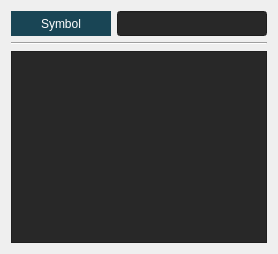
            <widget class="QWidget" name="new_page">
             <layout class="QVBoxLayout" name="verticalLayout_14">
              <item>
               <layout class="QVBoxLayout" name="verticalLayout_13">
                <item>
                 <layout class="QFormLayout" name="formLayout_3">
                  <item row="0" column="0">
                   <widget class="QLabel" name="label_32">
                    <property name="minimumSize">
                     <size>
                      <width>100</width>
                      <height>25</height>
                     </size>
                    </property>
                    <property name="maximumSize">
                     <size>
                      <width>100</width>
                      <height>25</height>
                     </size>
                    </property>
                    <property name="cursor">
                     <cursorShape>ArrowCursor</cursorShape>
                    </property>
                    <property name="styleSheet">
                     <string notr="true">color: rgb(255, 255, 255);
background-color: rgb(25, 69, 85);</string>
                    </property>
                    <property name="text">
                     <string>Symbol</string>
                    </property>
                    <property name="alignment">
                     <set>Qt::AlignCenter</set>
                    </property>
                   </widget>
                  </item>
                  <item row="0" column="1">
                   <widget class="QLineEdit" name="newsymbol_edit">
                    <property name="minimumSize">
                     <size>
                      <width>0</width>
                      <height>25</height>
                     </size>
                    </property>
                    <property name="maximumSize">
                     <size>
                      <width>16777215</width>
                      <height>25</height>
                     </size>
                    </property>
                    <property name="styleSheet">
                     <string notr="true">background-color: rgb(40, 40, 40);
color: rgb(255, 255, 255);</string>
                    </property>
                    <property name="readOnly">
                     <bool>true</bool>
                    </property>
                   </widget>
                  </item>
                 </layout>
                </item>
                <item>
                 <widget class="Line" name="line_3">
                  <property name="orientation">
                   <enum>Qt::Horizontal</enum>
                  </property>
                 </widget>
                </item>
                <item>
                 <widget class="QTableView" name="new_tableview">
                  <property name="font">
                   <font>
                    <family>Microsoft YaHei</family>
                   </font>
                  </property>
                  <property name="styleSheet">
                   <string notr="true">background-color: rgb(40, 40, 40);
color: rgb(255, 255, 255);</string>
                  </property>
                  <property name="editTriggers">
                   <set>QAbstractItemView::NoEditTriggers</set>
                  </property>
                  <property name="selectionMode">
                   <enum>QAbstractItemView::SingleSelection</enum>
                  </property>
                  <property name="selectionBehavior">
                   <enum>QAbstractItemView::SelectRows</enum>
                  </property>
                  <property name="textElideMode">
                   <enum>Qt::ElideLeft</enum>
                  </property>
                  <property name="cornerButtonEnabled">
                   <bool>false</bool>
                  </property>
                 </widget>
                </item>
               </layout>
              </item>
             </layout>
            </widget>
